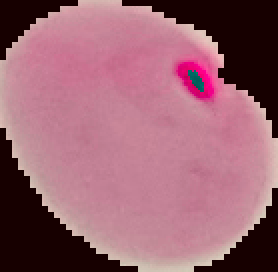
#> input picture cell_images/images/ColorStandardizedImages/ParasitizedTrain/p10156.png, 139 x 136 px, found by its file name (shown 2 times larger); its folder holds 4 pictures in this run
$ python color_classifier.py
#> lines starting #> are read from the running program, lines starting #| are printed output that depends on the picture; long printed decimals are rounded; pictures that were not available may be replaced by others from this repository, and a replacement may not be noted
import cv2
import numpy as np
import os
from sklearn.svm import SVC
from sklearn.metrics import confusion_matrix, precision_score, recall_score, f1_score, accuracy_score


# Function to extract color features from an image
def extract_color_features(image_path):
    image = cv2.imread(image_path)
#> image is the input picture: shape (136, 139, 3); mean B, G, R 112.8, 99.5, 153.7
    image = cv2.cvtColor(image, cv2.COLOR_BGR2RGB)  # Convert to RGB

    # Extract color features (mean values of each channel)
    mean_color = np.mean(image, axis=(0, 1))
#> mean_color = [153.7, 99.53, 112.8]

    return mean_color

# Function to extract color histograms from an image
def extract_color_histogram(image_path):
    image = cv2.imread(image_path)
    hsv_image = cv2.cvtColor(image, cv2.COLOR_BGR2HSV)  # Convert image to HSV color space

    # Calculate 1D histogram for H channel (hue)
    hist_hue = cv2.calcHist([hsv_image], [0], None, [256], [0, 256])

    # Normalize histogram
    hist_hue /= hist_hue.sum()

    return hist_hue.flatten()

###############################################################################################################

# CONSTRUCT TRAIN/TEST SETS

# Path to image directories
dir_p_train = '/Users/christinasze/Desktop/CS279/project/CS279Project/cell_images/images/ColorStandardizedImages/ParasitizedTrain'
dir_p_test = '/Users/christinasze/Desktop/CS279/project/CS279Project/cell_images/images/ColorStandardizedImages/ParasitizedTest'
dir_u_train = '/Users/christinasze/Desktop/CS279/project/CS279Project/cell_images/images/ColorStandardizedImages/UninfectedTrain'
dir_u_test = '/Users/christinasze/Desktop/CS279/project/CS279Project/cell_images/images/ColorStandardizedImages/UninfectedTest'

# Initialize list to store filenames
filenames = []

# Construct train set
p_images_train = [os.path.join(dir_p_train, img) for img in os.listdir(dir_p_train) if img.endswith('.png')]
u_images_train = [os.path.join(dir_u_train, img) for img in os.listdir(dir_u_train) if img.endswith('.png')]
all_images_train = p_images_train + u_images_train

# Create train labels (1 for parasitic, 0 for uninfected)
y_train = np.concatenate([np.ones(len(p_images_train)), np.zeros(len(u_images_train))])

# Construct test set
p_images_test = [os.path.join(dir_p_test, img) for img in os.listdir(dir_p_test) if img.endswith('.png')]
u_images_test = [os.path.join(dir_u_test, img) for img in os.listdir(dir_u_test) if img.endswith('.png')]
all_images_test = p_images_test + u_images_test

# Create test labels (1 for parasitic, 0 for uninfected)
y_test = np.concatenate([np.ones(len(p_images_test)), np.zeros(len(u_images_test))])

###############################################################################################################

# STRATEGY: MEAN COLOR VALUES

print(f'Classifiers based on mean color value features')

# train/test feature sets for mean color
X_train = [extract_color_features(img) for img in all_images_train]
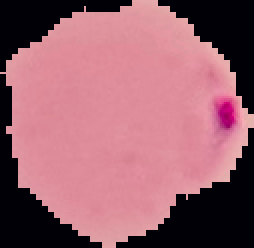
#> input picture cell_images/images/ColorStandardizedImages/ParasitizedTrain/p10225.png, 127 x 124 px, found by its file name (shown 2 times larger)
#> in extract_color_features, image is the input picture: shape (124, 127, 3); mean B, G, R 108.9, 97.5, 153.4
#> in extract_color_features (call 2), `mean_color = np.mean(image, axis=(0, 1))`: mean_color = [153.4, 97.52, 108.9]
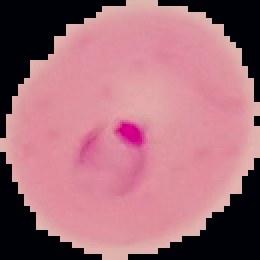
#> input picture cell_images/images/ColorStandardizedImages/ParasitizedTrain/p1064.png, 130 x 130 px, found by its file name (shown 2 times larger)
#> in extract_color_features, image is the input picture: shape (130, 130, 3); mean B, G, R 120.5, 109, 165.2
#> in extract_color_features (call 3), `mean_color = np.mean(image, axis=(0, 1))`: mean_color = [165.2, 109, 120.5]
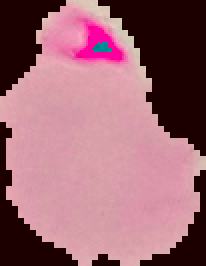
#> input picture cell_images/images/ColorStandardizedImages/ParasitizedTrain/p10724.png, 103 x 133 px, found by its file name (shown 2 times larger)
#> in extract_color_features, image is the input picture: shape (133, 103, 3); mean B, G, R 113.6, 102.5, 155.8
#> in extract_color_features (call 4), `mean_color = np.mean(image, axis=(0, 1))`: mean_color = [155.8, 102.5, 113.6]
#> X_train = [[153.7, 99.53, 112.8], [153.4, 97.52, 108.9], [165.2, 109, 120.5], [155.8, 102.5, 113.6], [153.7, 99.53, 112.8]]
X_test = [extract_color_features(img) for img in all_images_test]
#> X_test = [[153.7, 99.53, 112.8], [153.7, 99.53, 112.8]]

# Train SVM linear classifier
linear_classifier = SVC(kernel='linear')
linear_classifier.fit(X_train, y_train)

# Make predictions on the test set
y_pred = linear_classifier.predict(X_test)
#> y_pred = [1, 1]

# Evaluate the model
print(f'SVM Linear Classifier')

conf_matrix = confusion_matrix(y_test, y_pred)
#> conf_matrix = [[0, 1], [0, 1]]
print("Confusion Matrix:")
print(conf_matrix)
#| [[0 1]
#|  [0 1]]

accuracy = accuracy_score(y_test, y_pred)
#> accuracy = 0.5
print(f'Accuracy: {accuracy * 100:.2f}%')
#| Accuracy: 50.00%

precision = precision_score(y_test, y_pred)
#> precision = 0.5
recall = recall_score(y_test, y_pred)
#> recall = 1
f1 = f1_score(y_test, y_pred)
#> f1 = 0.667

print(f"Precision: {precision}")
#| Precision: 0.5
print(f"Recall: {recall}")
#| Recall: 1.0
print(f"F1-Score: {f1}")
#| F1-Score: 0.6667

tn, fp, fn, tp = conf_matrix.ravel()
#> tn = 0; fp = 1; fn = 0; tp = 1
sensitivity = tp / (tp + fn) * 100
#> sensitivity = 100
specificity = tn / (tn + fp) * 100
#> specificity = 0
print(f"Sensitivity: {sensitivity:.2f}%")
#| Sensitivity: 100.00%
print(f"Specificity: {specificity:.2f}%")
#| Specificity: 0.00%

# Train SVM RBF classifier
rbf_classifier = SVC(kernel='rbf')
rbf_classifier.fit(X_train, y_train)

# Make predictions on the test set
y_pred = rbf_classifier.predict(X_test)

# Evaluate the model
print(f'SVM RBF Classifier')

conf_matrix = confusion_matrix(y_test, y_pred)
print("Confusion Matrix:")
print(conf_matrix)
#| [[0 1]
#|  [0 1]]

accuracy = accuracy_score(y_test, y_pred)
print(f'Accuracy: {accuracy * 100:.2f}%')
#| Accuracy: 50.00%

precision = precision_score(y_test, y_pred)
recall = recall_score(y_test, y_pred)
f1 = f1_score(y_test, y_pred)

print(f"Precision: {precision}")
#| Precision: 0.5
print(f"Recall: {recall}")
#| Recall: 1.0
print(f"F1-Score: {f1}")
#| F1-Score: 0.6667

tn, fp, fn, tp = conf_matrix.ravel()
sensitivity = tp / (tp + fn) * 100
specificity = tn / (tn + fp) * 100
print(f"Sensitivity: {sensitivity:.2f}%")
#| Sensitivity: 100.00%
print(f"Specificity: {specificity:.2f}%")
#| Specificity: 0.00%

###############################################################################################################

# STRATEGY: COLOR HISTOGRAMS

print(f'Classifiers based on color histogram features')

# train/test feature sets for color histograms
X_train = [extract_color_histogram(img) for img in all_images_train]
#> in extract_color_histogram, `hsv_image = cv2.cvtColor(image, cv2.COLOR_BGR2HSV)`: hsv_image: shape (136, 139, 3); mean H, S, V 116.3, 128.8, 154
#> in extract_color_histogram, `hist_hue = cv2.calcHist([hsv_image], [0], None, [256], [0, 256])`: hist_hue = 256 values, max 5368 at index 171, min 0 at index 11, mean 73.84
#> in extract_color_histogram, `hist_hue /= hist_hue.sum()`: hist_hue = 256 values, max 0.284 at index 171, min 0 at index 11, mean 0.00391
#> in extract_color_histogram (call 2), `hsv_image = cv2.cvtColor(image, cv2.COLOR_BGR2HSV)`: hsv_image: shape (124, 127, 3); mean H, S, V 158.2, 143.6, 154.9
#> in extract_color_histogram (call 3), `hsv_image = cv2.cvtColor(image, cv2.COLOR_BGR2HSV)`: hsv_image: shape (130, 130, 3); mean H, S, V 145.4, 130.5, 167
#> in extract_color_histogram (call 4), `hsv_image = cv2.cvtColor(image, cv2.COLOR_BGR2HSV)`: hsv_image: shape (133, 103, 3); mean H, S, V 110.9, 136.6, 156.2
#> X_train = 5 items
X_test = [extract_color_histogram(img) for img in all_images_test]
#> X_test = 2 items

# Train SVM linear classifier
linear_classifier = SVC(kernel='linear')
linear_classifier.fit(X_train, y_train)

# Make predictions on the test set
y_pred = linear_classifier.predict(X_test)

# Evaluate the model
print(f'SVM Linear Classifier')

conf_matrix = confusion_matrix(y_test, y_pred)
print("Confusion Matrix:")
print(conf_matrix)
#| [[0 1]
#|  [0 1]]

accuracy = accuracy_score(y_test, y_pred)
print(f'Accuracy: {accuracy * 100:.2f}%')
#| Accuracy: 50.00%

precision = precision_score(y_test, y_pred)
recall = recall_score(y_test, y_pred)
f1 = f1_score(y_test, y_pred)

print(f"Precision: {precision}")
#| Precision: 0.5
print(f"Recall: {recall}")
#| Recall: 1.0
print(f"F1-Score: {f1}")
#| F1-Score: 0.6667

tn, fp, fn, tp = conf_matrix.ravel()
sensitivity = tp / (tp + fn) * 100
specificity = tn / (tn + fp) * 100
print(f"Sensitivity: {sensitivity:.2f}%")
#| Sensitivity: 100.00%
print(f"Specificity: {specificity:.2f}%")
#| Specificity: 0.00%

# Train SVM RBF classifier
rbf_classifier = SVC(kernel='rbf')
rbf_classifier.fit(X_train, y_train)

# Make predictions on the test set
y_pred = rbf_classifier.predict(X_test)

# Evaluate the model
print(f'SVM RBF Classifier')

conf_matrix = confusion_matrix(y_test, y_pred)
print("Confusion Matrix:")
print(conf_matrix)
#| [[0 1]
#|  [0 1]]

accuracy = accuracy_score(y_test, y_pred)
print(f'Accuracy: {accuracy * 100:.2f}%')
#| Accuracy: 50.00%

precision = precision_score(y_test, y_pred)
recall = recall_score(y_test, y_pred)
f1 = f1_score(y_test, y_pred)

print(f"Precision: {precision}")
#| Precision: 0.5
print(f"Recall: {recall}")
#| Recall: 1.0
print(f"F1-Score: {f1}")
#| F1-Score: 0.6667

tn, fp, fn, tp = conf_matrix.ravel()
sensitivity = tp / (tp + fn) * 100
specificity = tn / (tn + fp) * 100
print(f"Sensitivity: {sensitivity:.2f}%")
#| Sensitivity: 100.00%
print(f"Specificity: {specificity:.2f}%")
#| Specificity: 0.00%

###############################################################################################################

# STRATEGY: INCLUDE BOTH MEAN COLOR AND COLOR HISTOGRAM FEATURES

print(f'Classifiers based on mean color value feature and color histogram feature')

# train/test feature sets for mean color and color histograms
X_color_train = [extract_color_features(img) for img in all_images_train]
#> X_color_train = [[153.7, 99.53, 112.8], [153.4, 97.52, 108.9], [165.2, 109, 120.5], [155.8, 102.5, 113.6], [153.7, 99.53, 112.8]]
X_color_test = [extract_color_features(img) for img in all_images_test]
#> X_color_test = [[153.7, 99.53, 112.8], [153.7, 99.53, 112.8]]

X_hist_train = [extract_color_histogram(img) for img in all_images_train]
#> X_hist_train = 5 items
X_hist_test = [extract_color_histogram(img) for img in all_images_test]
#> X_hist_test = 2 items

X_train = np.hstack((X_color_train, X_hist_train))
X_test = np.hstack((X_color_test, X_hist_test))

# Train SVM linear classifier
linear_classifier = SVC(kernel='linear')
linear_classifier.fit(X_train, y_train)

# Make predictions on the test set
y_pred = linear_classifier.predict(X_test)

# Evaluate the model
print(f'SVM Linear Classifier')

conf_matrix = confusion_matrix(y_test, y_pred)
print("Confusion Matrix:")
print(conf_matrix)
#| [[0 1]
#|  [0 1]]

accuracy = accuracy_score(y_test, y_pred)
print(f'Accuracy: {accuracy * 100:.2f}%')
#| Accuracy: 50.00%

precision = precision_score(y_test, y_pred)
recall = recall_score(y_test, y_pred)
f1 = f1_score(y_test, y_pred)

print(f"Precision: {precision}")
#| Precision: 0.5
print(f"Recall: {recall}")
#| Recall: 1.0
print(f"F1-Score: {f1}")
#| F1-Score: 0.6667

tn, fp, fn, tp = conf_matrix.ravel()
sensitivity = tp / (tp + fn) * 100
specificity = tn / (tn + fp) * 100
print(f"Sensitivity: {sensitivity:.2f}%")
#| Sensitivity: 100.00%
print(f"Specificity: {specificity:.2f}%")
#| Specificity: 0.00%

# Train SVM RBF classifier
rbf_classifier = SVC(kernel='rbf')
rbf_classifier.fit(X_train, y_train)

# Make predictions on the test set
y_pred = rbf_classifier.predict(X_test)

# Evaluate the model
print(f'SVM RBF Classifier')

conf_matrix = confusion_matrix(y_test, y_pred)
print("Confusion Matrix:")
print(conf_matrix)
#| [[0 1]
#|  [0 1]]

accuracy = accuracy_score(y_test, y_pred)
print(f'Accuracy: {accuracy * 100:.2f}%')
#| Accuracy: 50.00%

precision = precision_score(y_test, y_pred)
recall = recall_score(y_test, y_pred)
f1 = f1_score(y_test, y_pred)

print(f"Precision: {precision}")
#| Precision: 0.5
print(f"Recall: {recall}")
#| Recall: 1.0
print(f"F1-Score: {f1}")
#| F1-Score: 0.6667

tn, fp, fn, tp = conf_matrix.ravel()
sensitivity = tp / (tp + fn) * 100
specificity = tn / (tn + fp) * 100
print(f"Sensitivity: {sensitivity:.2f}%")
#| Sensitivity: 100.00%
print(f"Specificity: {specificity:.2f}%")
#| Specificity: 0.00%
